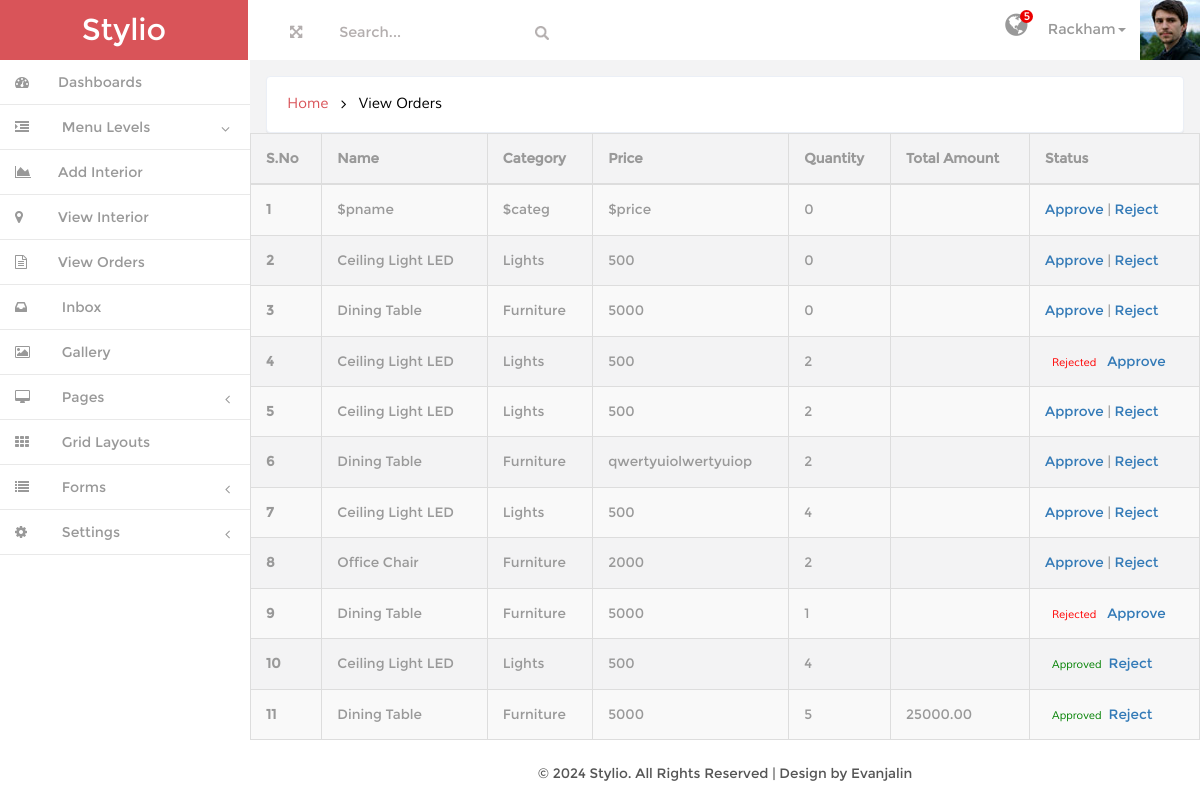
The page /admin/orders.php on the database its author committed.
### tables this page shows
CREATE TABLE `order` (
  `id` int(200) NOT NULL,
  `name` varchar(250) NOT NULL,
  `category` varchar(250) NOT NULL,
  `subcategory` varchar(250) NOT NULL,
  `price` varchar(250) NOT NULL,
  `Quantity` int(100) NOT NULL,
  `Total_amount` varchar(200) NOT NULL,
  `userid` int(200) NOT NULL,
  `user_id` int(11) DEFAULT NULL,
  `status` int(200) NOT NULL
);

### admin/orders.php (the view, shortened to what this page needs)
<!DOCTYPE HTML>
<html>
<head>
<link href="css/bootstrap.min.css" rel='stylesheet' type='text/css' />
<link href="css/style.css" rel='stylesheet' type='text/css' />
<link href="css/font-awesome.css" rel="stylesheet">
<link href="css/custom.css" rel="stylesheet">
</head>
<body>
<div id="wrapper">
        <nav class="navbar-default navbar-static-top" role="navigation">
             <div class="navbar-header">
               <h1> <a class="navbar-brand" href="index.html">Stylio</a></h1>
			   </div>
			 <div class=" border-bottom">
        	<div class="full-left">
        	  <section class="full-top">
				<button id="toggle"><i class="fa fa-arrows-alt"></i></button>
			</section>
			<form class=" navbar-left-right">
              <input type="text"  value="Search..." onfocus="this.value = '';" onblur="if (this.value == '') {this.value = 'Search...';}">
              <input type="submit" value="" class="fa fa-search">
            </form>
            <div class="clearfix"> </div>
           </div>
		    <div class="drop-men" >
		        <ul class=" nav_1">
		    		<li class="dropdown at-drop">
		              <a href="#" class="dropdown-toggle dropdown-at " data-toggle="dropdown"><i class="fa fa-globe"></i> <span class="number">5</span></a>
		            </li>
					<li class="dropdown">
		              <a href="#" class="dropdown-toggle dropdown-at" data-toggle="dropdown"><span class=" name-caret">Rackham<i class="caret"></i></span><img src="images/wo.jpg"></a>
		            </li>
		        </ul>
		     </div>
			<div class="clearfix">
     </div>
		    <div class="navbar-default sidebar" role="navigation">
                <div class="sidebar-nav navbar-collapse">
                <ul class="nav" id="side-menu">
                    <li>
                        <a href="dashboard.php" class=" hvr-bounce-to-right"><i class="fa fa-dashboard nav_icon "></i><span class="nav-label">Dashboards</span> </a>
                    </li>
                    <li>
                        <a href="#" class=" hvr-bounce-to-right"><i class="fa fa-indent nav_icon"></i> <span class="nav-label">Menu Levels</span><span class="fa arrow"></span></a>
                        <ul class="nav nav-second-level">
                            <li><a href="forms.php" class=" hvr-bounce-to-right"> <i class="fa fa-area-chart nav_icon"></i>Add Interior</a></li>
                            <li><a href="view.php" class=" hvr-bounce-to-right"><i class="fa fa-map-marker nav_icon"></i>View Interior</a></li>
						<li><a href="orders.php" class=" hvr-bounce-to-right"><i class="fa fa-file-text-o nav_icon"></i>View Orders</a></li>
					   </ul>
                    </li>
					 <li>
                        <a href="inbox.html" class=" hvr-bounce-to-right"><i class="fa fa-inbox nav_icon"></i> <span class="nav-label">Inbox</span> </a>
                    </li>
                    <li>
                        <a href="gallery.html" class=" hvr-bounce-to-right"><i class="fa fa-picture-o nav_icon"></i> <span class="nav-label">Gallery</span> </a>
                    </li>
                     <li>
                        <a href="#" class=" hvr-bounce-to-right"><i class="fa fa-desktop nav_icon"></i> <span class="nav-label">Pages</span><span class="fa arrow"></span></a>
                    </li>
                     <li>
                        <a href="layout.html" class=" hvr-bounce-to-right"><i class="fa fa-th nav_icon"></i> <span class="nav-label">Grid Layouts</span> </a>
                    </li>
                    <li>
                        <a href="#" class=" hvr-bounce-to-right"><i class="fa fa-list nav_icon"></i> <span class="nav-label">Forms</span><span class="fa arrow"></span></a>
                    </li>
                    <li>
                        <a href="#" class=" hvr-bounce-to-right"><i class="fa fa-cog nav_icon"></i> <span class="nav-label">Settings</span><span class="fa arrow"></span></a>
                    </li>
                </ul>
            </div>
			</div>
        </nav>
        <div id="page-wrapper" class="gray-bg dashbard-1">
       <div class="content-main">
		    <div class="banner">
				<h2>
				<a href="index.html">Home</a>
				<i class="fa fa-angle-right"></i>
				<span>View Orders</span>
				</h2>
		    </div>
            <?php
require("connection.php");
    $query = "SELECT * FROM `order` ";
    $res = $con->query($query);
    $count = $res->num_rows;
    ?>
    <div class="table-responsive">
        <table class="table table-striped table-bordered">
            <thead class="thead-dark">
                <tr>
                    <th scope="col">S.No</th>
                    <th scope="col">Name</th>
                    <th scope="col">Category</th>
                    <th scope="col">Price</th>
                    <th scope="col">Quantity</th>
                    <th scope="col">Total Amount</th>
                    <th scope="col">Status</th>
                </tr>
            </thead>
            <?php if ($count > 0): ?>
                <tbody>
                    <?php $s = 1; while ($row = $res->fetch_assoc()): ?>
                        <tr>
                            <th scope="row"><?php echo $s++; ?></th>
                            <td><?php echo htmlspecialchars($row['name']); ?></td>
                            <td><?php echo htmlspecialchars($row['category']); ?></td>
                            <td><?php echo htmlspecialchars($row['price']); ?></td>
                            <td><?php echo htmlspecialchars($row['Quantity']); ?></td>
                            <td><?php echo htmlspecialchars($row['Total_amount']); ?></td>
<td> <?php
                if ($row["status"] == 1) {
                  echo "<span style='color: green;'>Approved</span>";
                  echo "<a href='reject.php?del=" . htmlspecialchars($row['id']) . "'>Reject</a>";
                } elseif ($row["status"] == 2) {
                  echo "<span style='color: red;'>Rejected</span>";
                   echo "
                    <a href='approve.php?del=" . htmlspecialchars($row['id']) . "'>Approve</a> ";
                } else {
                  echo "
                    <a href='approve.php?del=" . htmlspecialchars($row['id']) . "'>Approve</a> |
                    <a href='reject.php?del=" . htmlspecialchars($row['id']) . "'>Reject</a>
                  ";
                }
              ?></td>
                        </tr>
                    <?php endwhile; ?>
                </tbody>
            <?php else: ?>
                <tr>
                    <td colspan="5" class="text-center">No orders found.</td>
                </tr>
            <?php endif; ?>
        </table>
    </div>
<div class="copy">
            <p> &copy; 2024 Stylio. All Rights Reserved | Design by Evanjalin </p>
	    </div>
		</div>
       </div>
     </div>
</body>
</html>

### admin/css/style.css (style rules this page uses)
h4, h5, h6, h1, h2, h3 { margin: 0; }
ul, ol { margin: 0;padding: 0; }
p { margin: 0; }
html, body { font-family:'Montserrat-Regular'; font-size: 100%; background:#F3F3F4; overflow-x: hidden; }
body a { transition:0.5s all; -webkit-transition:0.5s all; -moz-transition:0.5s all; -o-transition:0.5s all; -ms-transition:0.5s all; }
div#wrapper { background-color: #fff; }
.navbar-default.sidebar { background-color: #fff; }
h1 a.navbar-brand { color: #fff !important; font-size: 30px; font-weight: 500; padding: 20px 0px; background: #d95459; text-align: center; width:248px; height: 60px; }
i.nav_icon { color: #fff; margin-right:6px; }
.sidebar ul li a { color: #999; font-size:14px; }
.hvr-bounce-to-right { display: inline-block; vertical-align: middle; -webkit-transform: translateZ(0); transform: translateZ(0); box-shadow: 0 0 1px rgba(0, 0, 0, 0); -webkit-backface-visibility: hidden; backface-visibility: hidden; -moz-osx-font-smoothing: grayscale; position: relative; -webkit-transition-property: color; transition-property: color; -webkit-transition-duration: 0.5s; transition-duration: 0.5s; }
.hvr-bounce-to-right:before { content: ""; position: absolute; z-index: -1; top: 0; left: 0; right: 80%; bottom: 0; background:#7f8c8d; -webkit-transform: scaleX(0); transform: scaleX(0); -webkit-transform-origin: 0 50%; transform-origin: 0 50%; -webkit-transition-property: transform; transition-property: transform; -webkit-transition-duration: 0.5s; transition-duration: 0.5s; -webkit-transition-timing-function: ease-out; transition-timing-function: ease-out; }
.nav > li > a { color: #999; font-weight:500; padding: 0px 20px 0px 0px; font-size: 0.85em; border-bottom: 1px solid #E9E9E9; }
.nav > li > a i { margin-right: 14px; }
i.nav_icon { color: #999; padding: 15px; width: 44px; height: 44px; }
span.fa.arrow { margin-top: 17px; }
@media (min-width: 768px) { #page-wrapper { position: inherit; margin: 0 0 0 240px; min-height: 1000px; } }
a.dropdown-toggle.dropdown-at { border-bottom: none; }
.content-main { background-color: #F3F3F4; padding-top: 1em; }
.full-top { float:left; }
.navbar-left-right { float: left; margin-left: 6%; }
.border-bottom { background-color: #fff; }
.full-left { float: left; width: 40%; margin-left: 3%; margin-top: 1.3em; }
.full-left button { background: none; border: none; outline: none; color: #B3AEAE; font-size: 0.9em; }
.navbar-left-right input[type="text"] { background: none; border: none; outline: none; color:#B3AEAE; font-size: 0.9em; }
.navbar-left-right input[type="submit"] { background: url(../images/search.png) 0px 2px no-repeat; width:16px; height:16px; border: none; outline: none; color:#B3AEAE; font-size: 0.9em; }
.drop-men { float: right; }
.dropdown-at { padding: 0 !important; position: relative; color: #999; font-size: 0.9em; text-decoration: none ; }
.dropdown-at img { margin: 0 0em 0 1em; }
i.fa.fa-globe { font-size: 1.8em; color: #999; }
.dropdown, .dropup { display: inline-block; padding:0; }
.at-drop { padding:0 1em ; }
.number { position: absolute; top: -10px; background-color: #EB0000; color: #fff; border-radius: 100px; width: 13px; height: 13px; font-size: 11px; line-height: 1.2em; right: -6px; text-align: center; }
.banner { background: #fff; display: block; margin: 0em 1em ; padding:1em; border: 1px solid #ebeff6; border-color: #ebeff6; border-radius: 4px; -webkit-border-radius: 4px; -o-border-radius: 4px; -moz-border-radius: 4px; -ms-border-radius: 4px; -webkit-box-shadow: 0 1px 1px rgba(0,0,0,.05); box-shadow: 0 1px 1px rgba(0,0,0,.05); }
.banner h2 { font-size:0.9em; }
.banner h2 a { color:#D95459; text-decoration:none; font-family: 'Muli-Regular'; padding:0.3em ; }
.banner h2 span { color:#000; font-family: 'Muli-Regular'; padding:0.3em ; }
.banner h2 i { color:#000; vertical-align:middle; padding:0.3em ; }
.table td, .table>tbody>tr>td, .table>tbody>tr>th, .table>tfoot>tr>td, .table>tfoot>tr>th, .table>thead>tr>td, .table>thead>tr>th { padding: 15px !important; font-size: 0.85em; color: #999; border-top: none !important; }
td span { color:#fff; font-size: 0.8em; padding: 4px 7px; font-family: 'Muli-Regular'; }
.table { margin-bottom: 0; }
.copy { background:#fff; text-align:center; padding:1.5em 0; }
.copy p, .copy-right p { font-size:0.85em; color:#555; }

### rows shown on the page
order: name "$pname", category "$categ", price "$price", Quantity "0"
order: name "Ceiling Light LED", category "Lights", price "500", Quantity "0"
order: name "Dining Table", category "Furniture", price "5000", Quantity "0"
order: name "Ceiling Light LED", category "Lights", price "500", Quantity "2"
order: name "Ceiling Light LED", category "Lights", price "500", Quantity "2"
order: name "Dining Table", category "Furniture", price "qwertyuiolwertyuiop", Quantity "2"
order: name "Ceiling Light LED", category "Lights", price "500", Quantity "4"
order: name "Office Chair", category "Furniture", price "2000", Quantity "2"
order: name "Dining Table", category "Furniture", price "5000", Quantity "1"
order: name "Ceiling Light LED", category "Lights", price "500", Quantity "4"
order: name "Dining Table", category "Furniture", price "5000", Quantity "5", Total_amount "25000.00"
